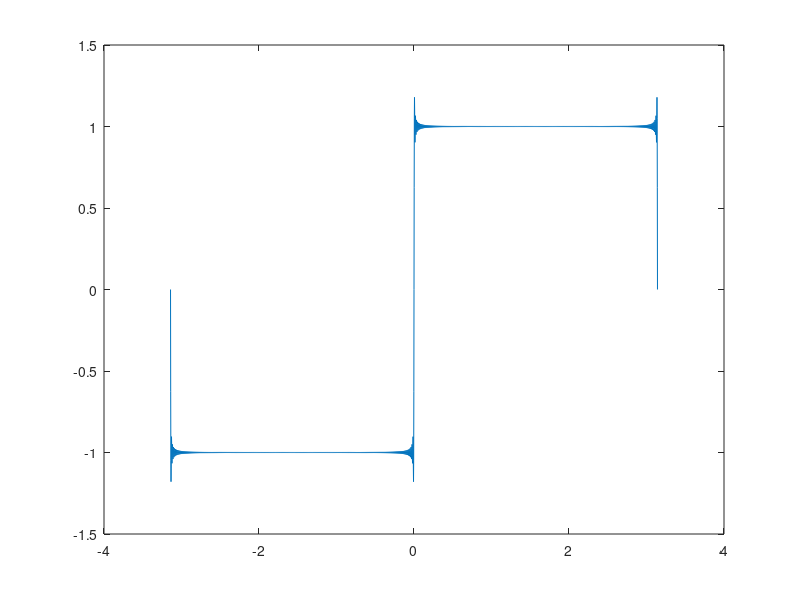

Reproduce this figure in MATLAB.
clc;clear

n = 500;

kvec = [1:n]';
a = 1;
bkvec = -2*a./(kvec*pi).*(cos(kvec*pi)-1)



xvec = linspace(-pi,pi,3001);

fvec = [];

for x = xvec
  fvec = [fvec; sum(bkvec.*sin(kvec*x))];
end

plot(xvec,fvec)